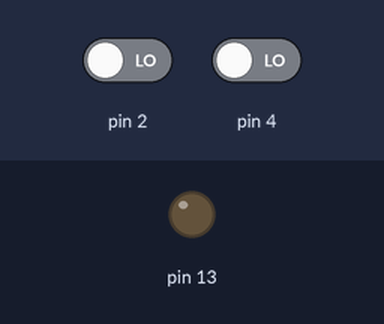
Bench run of a sketch on a simulated Arduino Uno, built with avr-gcc and run on an emulated ATmega328P. Parts: output pins drawn as LEDs (lit = HIGH). The inputs (shaded band) are chosen by the test bench; at power-on: pin 2 LOW, pin 4 LOW.

Above: at 1.2 s.
1.3 s: pin 2 driven HIGH
At 2.2 s:
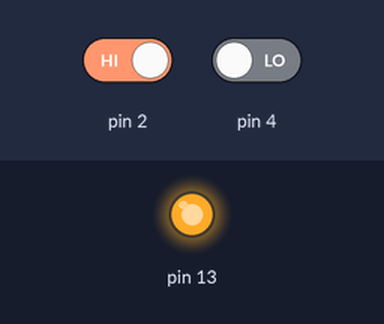
2.8 s: pin 4 driven HIGH
At 3.6 s:
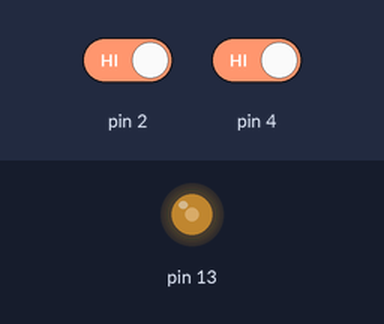
4.3 s: pin 4 driven LOW
At 5.5 s:
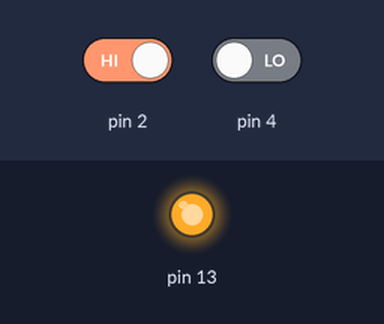
Timing chart, 0 to 7.3 s (numbered marks = the images above; inputs shaded):
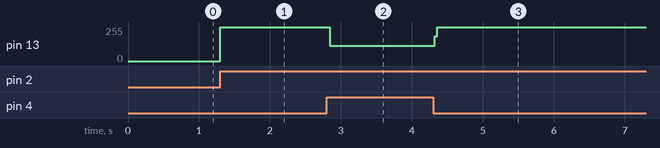

The sketch:

leituraDigital.ino
```cpp
/**
   Leitura digital de um interruptor simples
   @autor BabbyWitt
*/

void setup() {
  // put your setup code here, to run once:
  pinMode (13, OUTPUT);
  pinMode (2, INPUT);
  pinMode (4, INPUT);
}

void loop() {
  // put your main code here, to run repeatedly:
  if (digitalRead(2) == HIGH){
    digitalWrite (13, HIGH);
  }

  if (digitalRead(4) == HIGH){
    digitalWrite (13, LOW);
  }

}
```

Measured:
- after the input at 1.3 s, pin 13: 0/255 → 255/255 at once
- after the input at 2.8 s, pin 13: 255/255 → 115/255 at once
- after the input at 4.3 s, pin 13: 115/255 → 255/255 at once
